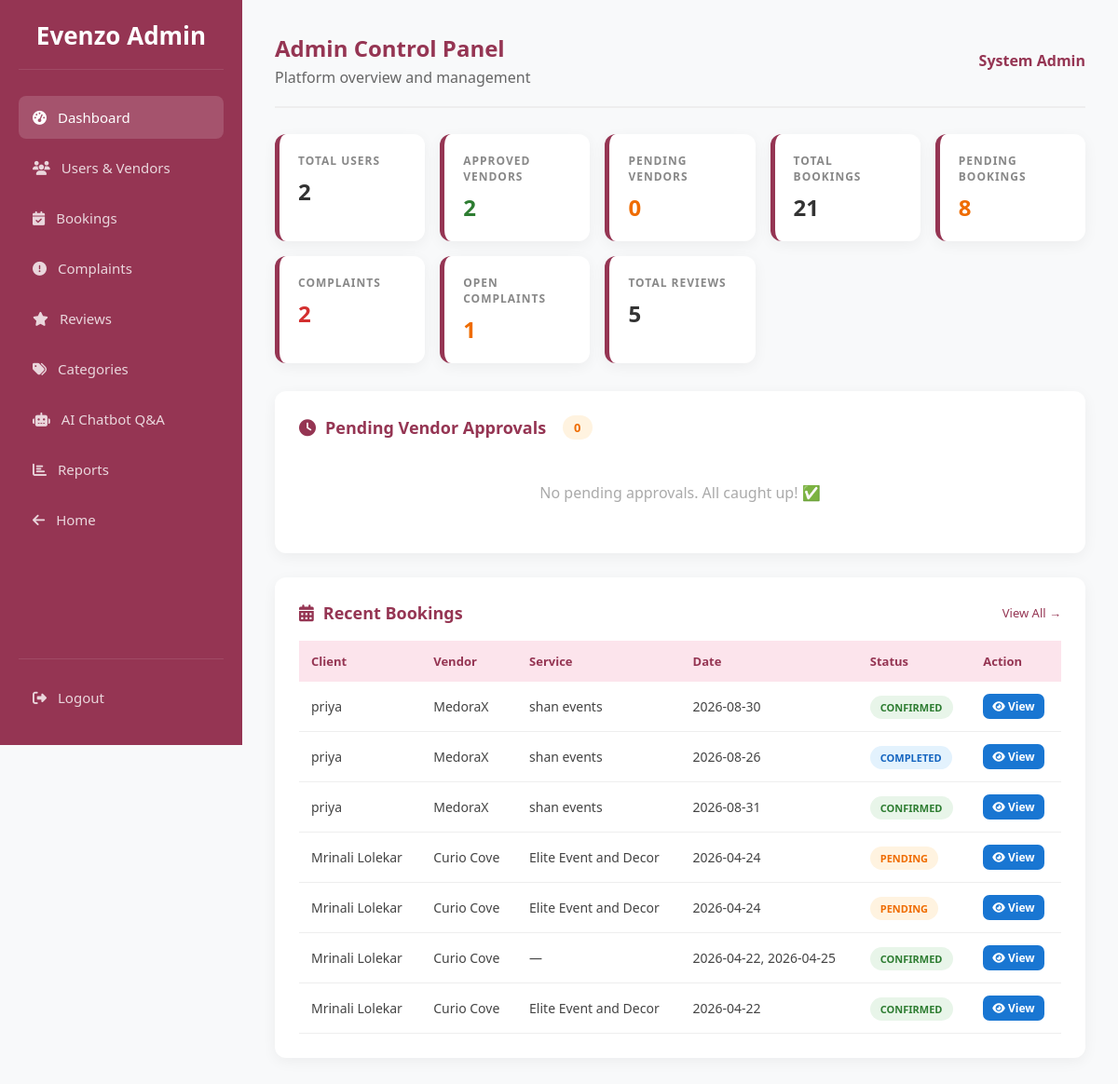
The app's page /admin_dashboard (signed in), older data.
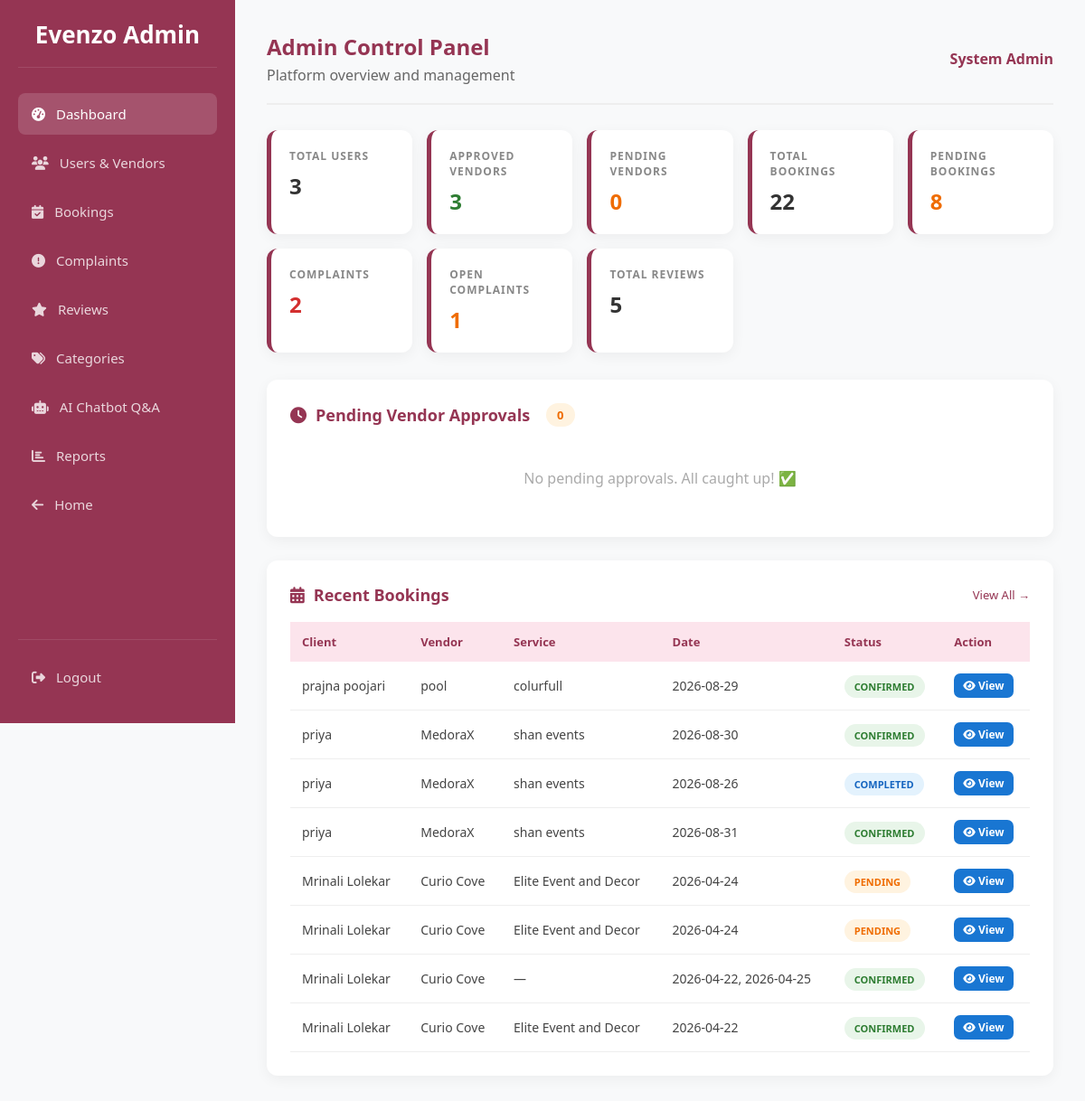
The same page, newer data.
### tables this page shows
CREATE TABLE bookings (
            id INTEGER PRIMARY KEY AUTOINCREMENT,
            client_id INTEGER NOT NULL,
            manager_id INTEGER NOT NULL,
            service_id INTEGER,
            event_date DATE NOT NULL,
            status TEXT DEFAULT 'pending', -- pending, confirmed, rejected
            total_amount REAL,
            payment_status TEXT DEFAULT 'unpaid',
            created_at TIMESTAMP DEFAULT CURRENT_TIMESTAMP, client_phone TEXT, client_message TEXT, selected_package TEXT, event_location TEXT, cancelled_by TEXT, cancel_reason TEXT, transaction_id TEXT, receipt_number TEXT, cf_order_id TEXT,
            FOREIGN KEY (client_id) REFERENCES users (id),
            FOREIGN KEY (manager_id) REFERENCES users (id),
            FOREIGN KEY (service_id) REFERENCES services (id)
        );

CREATE TABLE users (
            id INTEGER PRIMARY KEY AUTOINCREMENT,
            full_name TEXT NOT NULL,
            email TEXT UNIQUE NOT NULL,
            password TEXT NOT NULL,
            role TEXT CHECK(role IN ('user', 'admin', 'eventmanager')) NOT NULL,
            is_approved INTEGER DEFAULT 0, -- 0=Pending, 1=Approved by Admin
            created_at TIMESTAMP DEFAULT CURRENT_TIMESTAMP
        , reset_otp TEXT, is_active INTEGER DEFAULT 1);

CREATE TABLE manager_profiles (
            id INTEGER PRIMARY KEY AUTOINCREMENT,
            user_id INTEGER NOT NULL,
            business_name TEXT NOT NULL,
            phone TEXT NOT NULL,
            license_path TEXT, -- Path to uploaded JPEG/PDF license
            bio TEXT,
            base_price REAL DEFAULT 0.0,
            rating REAL DEFAULT 0.0, profile_pic TEXT, location TEXT, -- For the "Ratings/Reviews system"
            FOREIGN KEY (user_id) REFERENCES users (id) ON DELETE CASCADE
        );

CREATE TABLE services (
                id INTEGER PRIMARY KEY AUTOINCREMENT,
                manager_id INTEGER NOT NULL,
                category TEXT,
                service_name TEXT NOT NULL,
                service_location TEXT,       
                services_offered TEXT,       
                experience_years INTEGER,    
                pricing TEXT,                
                images TEXT,                 
                description TEXT, unavailable_dates TEXT, pkg_basic_name TEXT DEFAULT 'Basic (Silver)', pkg_basic_price REAL DEFAULT 0.0, pkg_basic_desc TEXT, pkg_premium_name TEXT DEFAULT 'Premium (Gold)', pkg_premium_price REAL DEFAULT 0.0, pkg_premium_desc TEXT, pkg_luxury_name TEXT DEFAULT 'Luxury (Platinum)', pkg_luxury_price REAL DEFAULT 0.0, pkg_luxury_desc TEXT, package_tier TEXT DEFAULT 'Standard', is_active INTEGER DEFAULT 1,
                FOREIGN KEY (manager_id) REFERENCES users (id) ON DELETE CASCADE
            );

### app.py (the view)
@app.route('/admin_dashboard')
def admin_dashboard():
    if 'user_id' not in session or session['role'] != 'admin':
        return redirect(url_for('index'))
    conn = get_db_connection()
    pending_managers = conn.execute('''
        SELECT u.id, u.full_name, u.email, u.created_at,
               m.business_name, m.phone, m.license_path
        FROM users u JOIN manager_profiles m ON u.id = m.user_id
        WHERE u.role='eventmanager' AND u.is_approved=0
        ORDER BY u.created_at DESC
    ''').fetchall()
    stats = {}
    stats['total_users']      = conn.execute("SELECT COUNT(*) FROM users WHERE role='user'").fetchone()[0]
    stats['total_vendors']    = conn.execute("SELECT COUNT(*) FROM users WHERE role='eventmanager' AND is_approved=1").fetchone()[0]
    stats['pending_vendors']  = conn.execute("SELECT COUNT(*) FROM users WHERE role='eventmanager' AND is_approved=0").fetchone()[0]
    stats['total_bookings']   = conn.execute("SELECT COUNT(*) FROM bookings").fetchone()[0]
    stats['pending_bookings'] = conn.execute("SELECT COUNT(*) FROM bookings WHERE status='pending'").fetchone()[0]
    stats['confirmed_bookings']= conn.execute("SELECT COUNT(*) FROM bookings WHERE status='confirmed'").fetchone()[0]
    stats['completed_bookings']= conn.execute("SELECT COUNT(*) FROM bookings WHERE status='completed'").fetchone()[0]
    stats['total_complaints'] = conn.execute("SELECT COUNT(*) FROM complaints").fetchone()[0]
    stats['pending_complaints']= conn.execute("SELECT COUNT(*) FROM complaints WHERE status='pending'").fetchone()[0]
    stats['total_reviews']    = conn.execute("SELECT COUNT(*) FROM reviews").fetchone()[0]
    recent_bookings = conn.execute('''
        SELECT b.*, u.full_name as client_name, m.business_name, s.service_name
        FROM bookings b
        JOIN users u ON b.client_id=u.id
        JOIN manager_profiles m ON b.manager_id=m.user_id
        LEFT JOIN services s ON b.service_id=s.id
        ORDER BY b.created_at DESC LIMIT 10
    ''').fetchall()
    notifs = conn.execute(
        "SELECT * FROM notifications WHERE user_id=? ORDER BY created_at DESC LIMIT 20",
        (session['user_id'],)
    ).fetchall()
    unread_count = sum(1 for n in notifs if not n['is_read'])
    conn.close()
    return render_template('admin_dashboard.html',
        pending_managers=pending_managers, stats=stats,
        recent_bookings=recent_bookings,
        notifications=notifs, unread_count=unread_count)

### app.py (called while the page is built)
def get_db_connection():
    conn = sqlite3.connect('database.db', timeout=10)
    conn.row_factory = sqlite3.Row
    conn.execute("PRAGMA foreign_keys = ON")
    return conn

### frontend/templates/admin_dashboard.html (shortened to what the changed rows need)
<!DOCTYPE html>
<html lang="en">
<head>
<link rel="stylesheet" href="https://cdnjs.cloudflare.com/ajax/libs/font-awesome/6.4.0/css/all.min.css">
</head>
<body>
<div class="main">
  <div class="topbar">
    <div class="welcome"><h1>Admin Control Panel</h1><p>Platform overview and management</p></div>
  </div>
  <div class="stats">
    <div class="stat-card" onclick="location.href='{{ url_for('admin_users') }}'">
      <h3>Total Users</h3><div class="val">{{ stats.total_users }}</div>
    </div>
    <div class="stat-card" onclick="location.href='{{ url_for('admin_users') }}?role=eventmanager'">
      <h3>Approved Vendors</h3><div class="val" style="color:#2e7d32">{{ stats.total_vendors }}</div>
    </div>
    <div class="stat-card" onclick="location.href='{{ url_for('admin_bookings') }}'">
      <h3>Total Bookings</h3><div class="val">{{ stats.total_bookings }}</div>
    </div>
  </div>
  <div class="card">
    <h2><i class="fas fa-clock"></i> Pending Vendor Approvals
      <span style="background:#fff3e0;color:#ef6c00;padding:4px 12px;border-radius:20px;font-size:13px;font-weight:bold;margin-left:8px">{{ pending_managers|length }}</span>
    </h2>
  </div>
  <div class="card">
    <h2><i class="fas fa-calendar-alt"></i> Recent Bookings <a href="{{ url_for('admin_bookings') }}" style="font-size:13px;color:var(--primary);text-decoration:none;margin-left:auto;font-weight:normal">View All →</a></h2>
    {% if recent_bookings %}
    <div style="overflow-x:auto">
    <table><thead><tr><th>Client</th><th>Vendor</th><th>Service</th><th>Date</th><th>Status</th><th>Action</th></tr></thead><tbody>
    {% for b in recent_bookings %}
    <tr>
      <td>{{ b.client_name }}</td>
      <td>{{ b.business_name }}</td>
      <td>{{ b.service_name or '—' }}</td>
      <td>{{ b.event_date }}</td>
      <td><span class="badge badge-{{ b.status }}">{{ b.status }}</span></td>
      <td><a href="{{ url_for('admin_view_booking', booking_id=b.id) }}" class="btn btn-view btn-sm"><i class="fas fa-eye"></i> View</a></td>
    </tr>
    {% endfor %}
    </tbody></table></div>
    {% else %}
    <p style="text-align:center;color:#aaa;padding:28px">No bookings yet.</p>
    {% endif %}
  </div>
</div>
</body>
</html>

Row changes from the older to the newer data that the page shows:
added bookings: client_name "prajna poojari", business_name "pool", service_name "colurfull", event_date "2026-08-29", status "CONFIRMED"
Text that changed along with them:
{{ stats.total_users }}: "2" → "3"
{{ stats.total_vendors }}: "2" → "3"
{{ stats.total_bookings }}: "21" → "22"
